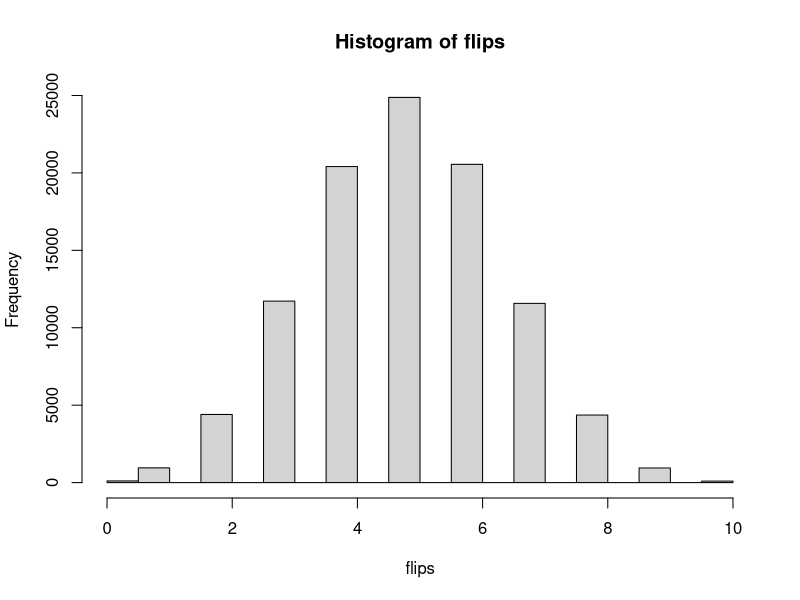
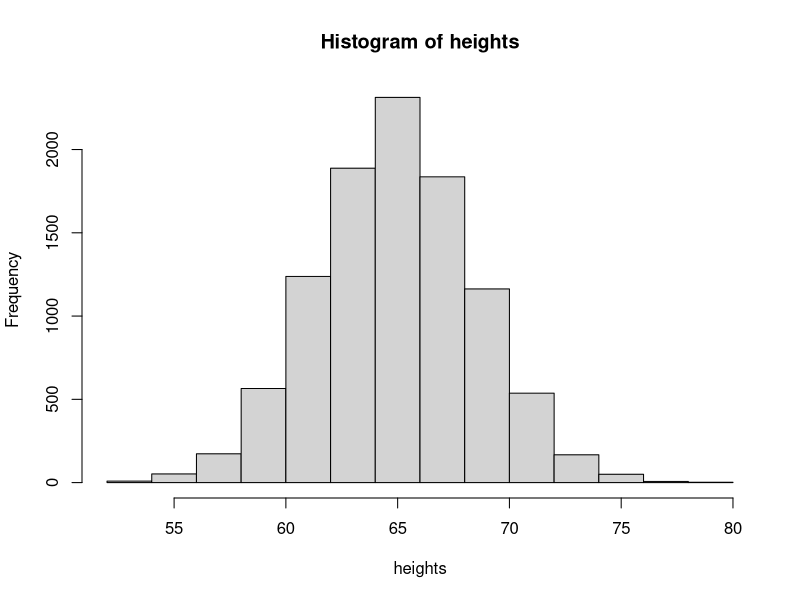

Generate these figures, in order, with R:
rbinom(1, 1, .5)
rbinom(10, 1, .5)
d1 <- rbinom(10, 1, .5)
sum(d1)
rbinom(1, 10, .5)

rbinom(10, 10, .5)

rbinom(10, 10, .8)
rbinom(10, 10, .2)

flips <- rbinom(100000, 10, .5)
hist(flips)

flips == 5
mean(flips == 5)

pbinom(5, 10, .5) #pbinom(q, size, prob, lower.tail = TRUE, log.p = FALSE), p: vector of probabilities
dbinom(5, 10, .5)  #dbinom(x, size, prob, log = FALSE),x: vector of quantile

rnorm(10000, 65, 3.5)
heights <- rnorm(10000, 65, 3.5)
hist(heights)

f <- function(x){ dnorm(x, mean=65, sd=3.5) }
integrate(f, 70, Inf)

pnorm(70, 65, 3.5)
1-pnorm(70, 65, 3.5)
